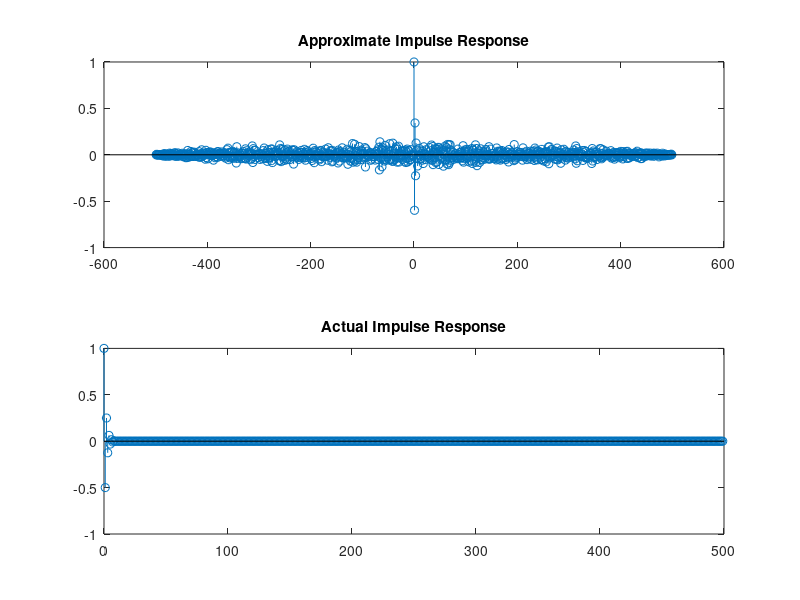

The MATLAB script that drew this image:
N=500; 
nr=0:499; 
ny=nr; 
r=randn(1,N); 
y=zeros(size(r)); 
for n=2:500 
 y(n)=r(n)-0.6*y(n-1); 
end 
rr=fliplr(r); 
nrr=-fliplr(nr); 
Ryr=conv(y,rr); % Calculating correlation 
kmin=ny(1)+nrr(1); 
kmax=ny(length(ny))+nrr(length(nrr)); 
k=kmin:kmax; % generating index 
subplot(211),stem(k,Ryr/Ryr(N)) 
title('Approximate Impulse Response'); 
num=[1 0]; 
den=[1 0.5]; 
n=0:499; 
x=zeros(size(n)); 
x(1)=1; 
yy=filter(num,den,x); 
subplot(212),stem(n,yy) 
title('Actual Impulse Response')